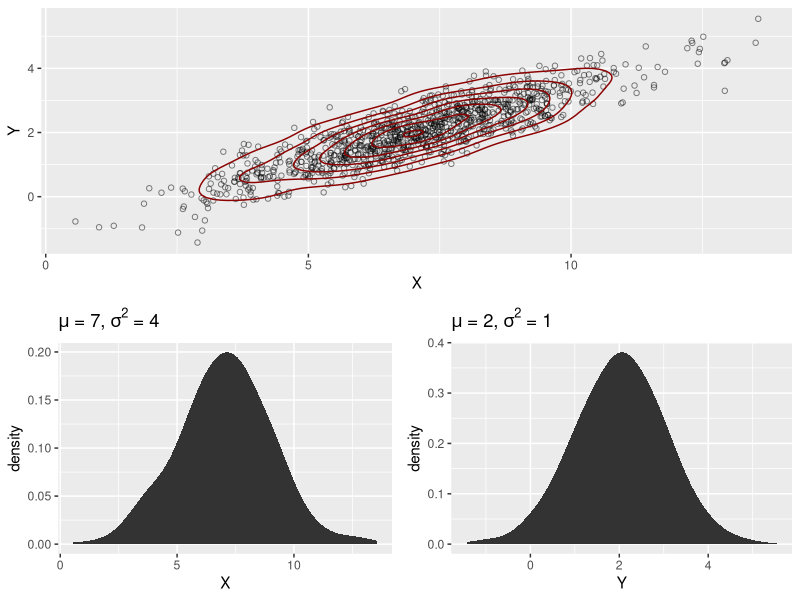
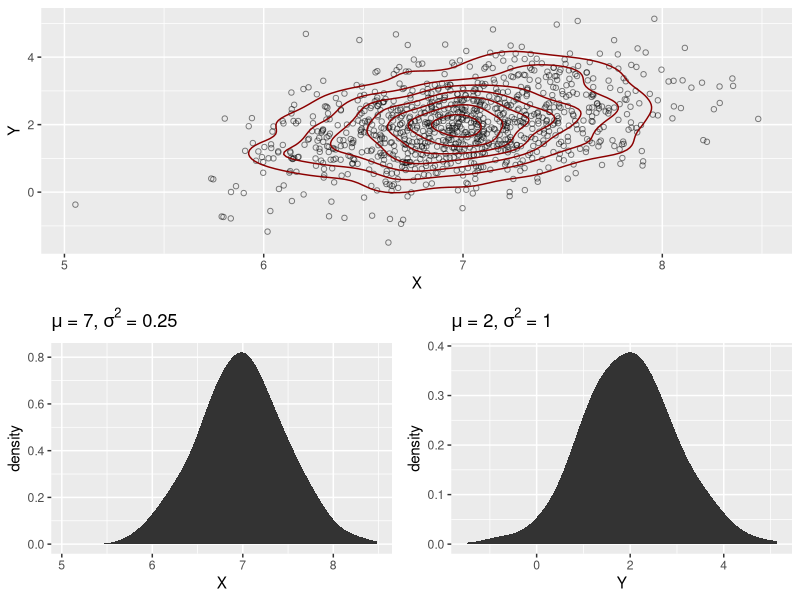
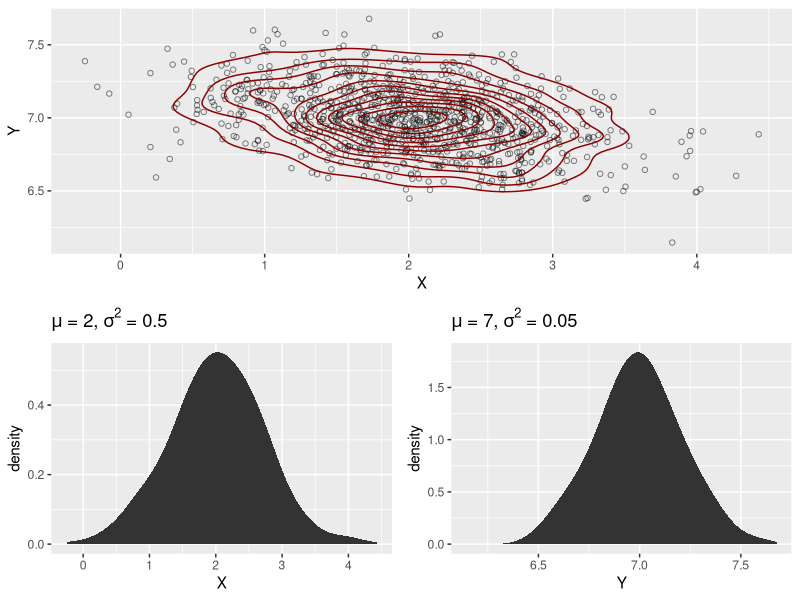

R code for these plots, in order: (Note: this script raises an error after producing the figures.)
### Outline:
### 1) Multivariate normal
###   https://en.wikipedia.org/wiki/Multivariate_normal
### 2) correlation between \hat{\beta}'s.

#####
# Multiple plot function 
# http://www.cookbook-r.com/Graphs/Multiple_graphs_on_one_page_(ggplot2)/
#
# ggplot objects can be passed in ..., or to plotlist (as a list of ggplot
# objects)
# - cols:   Number of columns in layout
# - layout: A matrix specifying the layout. If present, 'cols' is ignored.
#
# If the layout is something like matrix(c(1,2,3,3), nrow=2, byrow=TRUE),
# then plot 1 will go in the upper left, 2 will go in the upper right, and
# 3 will go all the way across the bottom.

multiplot <- function(..., plotlist=NULL, file, cols=1, layout=NULL) {
  require(grid)
  
  # Make a list from the ... arguments and plotlist
  plots <- c(list(...), plotlist)
  
  numPlots = length(plots)
  
  # If layout is NULL, then use 'cols' to determine layout
  if (is.null(layout)) {
    # Make the panel
    # ncol: Number of columns of plots
    # nrow: Number of rows needed, calculated from # of cols
    layout <- matrix(seq(1, cols * ceiling(numPlots/cols)),
                     ncol = cols, nrow = ceiling(numPlots/cols))
  }
  
  if (numPlots==1) {
    print(plots[[1]])
    
  } else {
    # Set up the page
    grid.newpage()
    pushViewport(viewport(layout = grid.layout(nrow(layout), ncol(layout))))
    
    # Make each plot, in the correct location
    for (i in 1:numPlots) {
      # Get the i,j matrix positions of the regions that contain this subplot
      matchidx <- as.data.frame(which(layout == i, arr.ind = TRUE))
      
      print(plots[[i]], vp = viewport(layout.pos.row = matchidx$row,
                                      layout.pos.col = matchidx$col))
    }
  }
}
#####

generateBivariateSigmaFromRho <- function(rho, sigma_x=1, sigma_y=1) {
  stopifnot(-1 <= rho & rho <= 1)
  matrix(c(sigma_x^2, rho*sigma_x*sigma_y, rho*sigma_x*sigma_y, sigma_y^2),
         nrow=2)
}

calculateRhoFromSigma <- function(Sigma, verbose=FALSE) {
  stopifnot(eigen(Sigma,symmetric=TRUE,only.values=TRUE)$values > 0)
  varX <- Sigma[1,1]; varY <- Sigma[2,2]
  rho <- Sigma[1,2] / sqrt(varX * varY)
  if (verbose) {
    angle <- atan(sqrt(varX / varY)) * 180 / pi
    print(paste("Angle between X and Y is:", angle))
  }
  return(rho)
}

generateAndPlotBivariateNormal <- function(mu, Sigma, h, verbose=FALSE) {
  stopifnot(t(Sigma) == Sigma)
  stopifnot(h > 0)
  
  require(MASS)
  require(ggplot2)
  
  set.seed(1234)
  X <- mvrnorm(n=1000, mu=mu, Sigma=Sigma)
  df <- data.frame(X=X[,1], Y=X[,2])
  
  if (verbose) {
    cat("Sample correlation matrix for X and Y: \n")
    print(cor(df))
    print(paste("rho is", calculateRhoFromSigma(Sigma, verbose)))
  }
    
  xTitle <- bquote(expression( paste(mu, " = ", .(mu[1]), ", ", sigma^2, " = ", .(Sigma[1,1]), sep="")))
  yTitle <- bquote(expression( paste(mu, " = ", .(mu[2]), ", ", sigma^2, " = ", .(Sigma[2,2]), sep="")))
  
  densityContour <- ggplot(data=df, aes(x=X,y=Y)) + geom_point(shape=1,alpha=0.5) + stat_density2d(color='darkred')
  xDensity <- ggplot(data=df) + stat_density(aes(x=X), adjust=1.5) + labs(title=eval(xTitle))
  yDensity <- ggplot(data=df) + stat_density(aes(x=Y), adjust=1.5) + labs(title=eval(yTitle))
  
  multiplot(densityContour, xDensity, yDensity, layout=matrix(c(1,2,1,3),2))
}

Sigma1 <- matrix(c(4,1.75,1.75,1),nrow=2)
mu1 <- c(7,2)
h1 <- 3

generateAndPlotBivariateNormal(mu1, Sigma1, h1, verbose=TRUE)

Sigma2 <- matrix(c(0.25,0.2,0.2,1),nrow=2)
mu2 <- c(7,2)
h2 <- 3

generateAndPlotBivariateNormal(mu2, Sigma2, h2)

Sigma3 <- matrix(c(0.5, -0.4*sqrt(0.5*0.05), -0.4*sqrt(0.5*0.05), 0.05), nrow=2)
mu3 <- c(2,7)
h3 <- 3

generateAndPlotBivariateNormal(mu3, Sigma3, NULL)


### go over some other sigma's.

### 2) Beta hat's...

### To perform our simulation study we'll need to
###
### 1. Create a design matrix, X
### 2. Create a (true) vector of coefficients, beta
### 3. Generate 1000, IID error vectors e
### 4. Make 1000, different, Y's according to the model Y = X %*% beta + e
###
### We'll then look at the properties of each betaHat calculated from the
### different Y's that we made with the different e's. 

### load parallel frame work to speed things up
library(doParallel)
registerDoParallel(cores=detectCores())

set.seed(1234)
simulationLength <- 1000

### make the design matrix
X <- cbind(1, rchisq(n=100, df=3))
X_t <- t(X)
### make the model parameters
beta <- c(2,3)
### generate the errors and Y's
response <- foreach(i=seq.int(simulationLength),.combine=cbind) %dopar% {
  e <- rexp(n=100, rate=0.5) # errors have mean=2, var=4
  Y <- X %*% beta + (e-2)
  return(Y)
}

### calculate betaHat for each response vector
betaHats <- foreach(Y=iter(response,by='column'),.combine=rbind) %dopar% {
  betaHat <- as.vector(solve(X_t %*% X) %*% X_t %*% Y)
  return(betaHat)
}

### check out empirical variance of betaHats
var(betaHats)

### compare this to theoretical variance
4*solve(X_t %*% X)

### checkout plots
library(ggplot2)

baseLayer <- ggplot(data=as.data.frame(betaHats))
scatterPlot <- baseLayer + geom_point(aes(x=V1, y=V2),shape=1,alpha=0.5) +
                stat_density2d(aes(x=V1, y=V2),h=0.25) +
                labs(x=expression(beta[0]), y=expression(beta[1])) 
beta0Hist <- baseLayer +
              geom_histogram(aes(x=V1, y=..density..),binwidth=0.08,alpha=0.5) +
              stat_density(aes(x=V1),fill=NaN,color='darkred') +
              labs(x=expression(beta[0]),
                   title=paste("mean =", round(mean(betaHats[,1]),3), "... true value =", beta[1]))
beta1Hist <- baseLayer +
              geom_histogram(aes(x=V2, y=..density..),binwidth=0.02,alpha=0.5) +
              stat_density(aes(x=V2),fill=NaN,color='darkred') +
              labs(x=expression(beta[1]),
                   title=paste("mean =", round(mean(betaHats[,2]),3), "... true value =", beta[2]))

multiplot(scatterPlot, beta0Hist, beta1Hist, layout=matrix(c(1,2,1,3),2))



